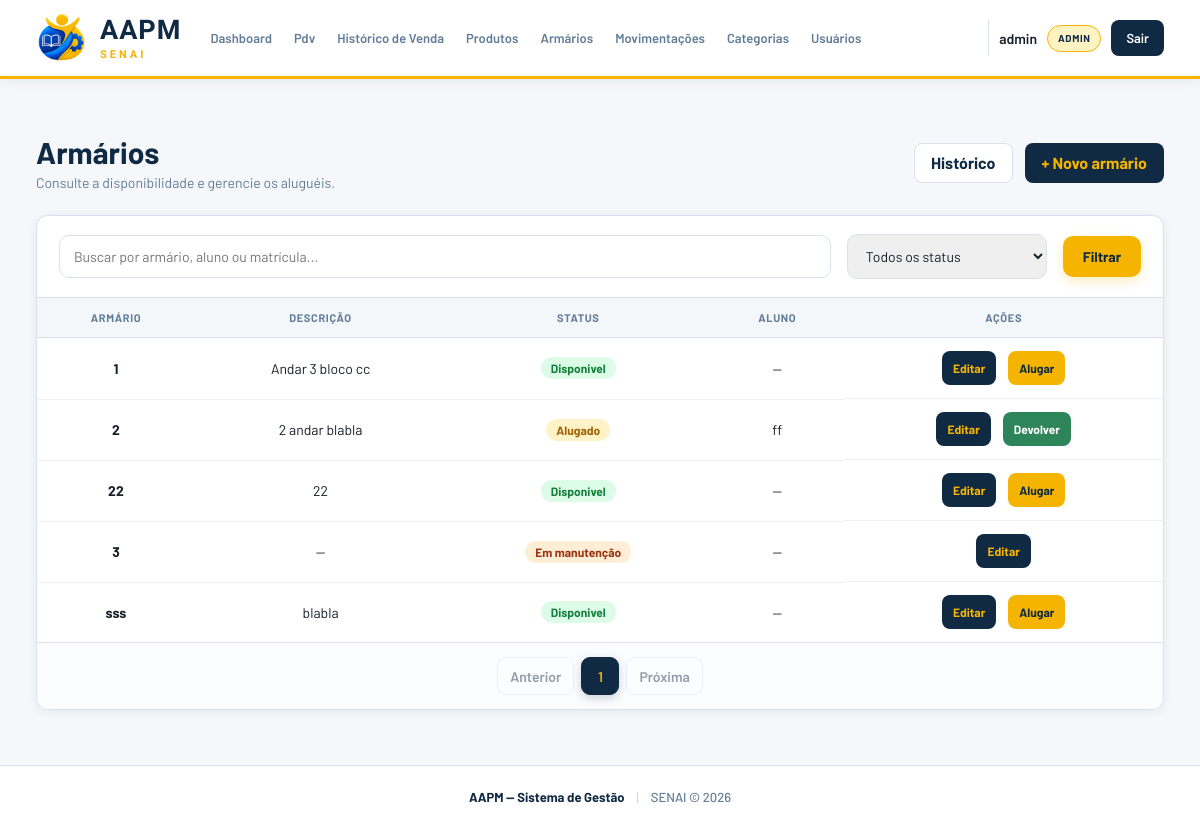
/armarios/ (signed in), run on the app's committed database.
### app/models/armario.py (models this page shows)
class Armario(Base):
    __tablename__ = "armarios"
    id = Column(Integer, primary_key=True, autoincrement=True)
    numero = Column(String(30), nullable=False, unique=True, index=True)
    descricao = Column(String(255), nullable=True)
    status = Column(String(20), nullable=False, default="disponivel", index=True)
    cliente_id = Column(
        Integer,
        ForeignKey("clientes.id", ondelete="SET NULL"),
        nullable=True,
        index=True,
    )
    alugado_em = Column(DateTime, nullable=True)
    criado_em = Column(DateTime, nullable=False, server_default=func.now())
    atualizado_em = Column(
        DateTime,
        nullable=False,
        server_default=func.now(),
        onupdate=func.now(),
    )
    cliente = relationship("Cliente", back_populates="armarios")
    alugueis = relationship("AluguelArmario", back_populates="armario")

### app/models/cliente.py (models this page shows, shortened)
class Cliente(Base):
    __tablename__ = "clientes"
    id         = Column(Integer, primary_key=True, index=True)
    nome       = Column(String(150), nullable=False, index=True)
    matricula  = Column(String(50), nullable=True, unique=True)
    telefone   = Column(String(20), nullable=True)
    is_associado = Column(Boolean, default=False, nullable=False)
    ativo      = Column(Boolean, default=True)
    criado_em  = Column(DateTime, server_default=func.now())
    vendas = relationship("Venda", back_populates="cliente")
    armarios = relationship("Armario", back_populates="cliente")
    alugueis_armarios = relationship("AluguelArmario", back_populates="cliente")

### app/controllers/armario_controller.py (the view)
@router.get("/")
def listar_armarios(
    request: Request,
    busca: str = "",
    status: str = "",
    page: int = 1,
    db: Session = Depends(get_db),
    usuario=Depends(get_usuario_logado),
):
    query = db.query(Armario)
    busca = busca.strip()
    if busca:
        termo = f"%{busca}%"
        query = query.outerjoin(Cliente).filter(
            (Armario.numero.ilike(termo))
            | (Armario.descricao.ilike(termo))
            | (Cliente.nome.ilike(termo))
            | (Cliente.matricula.ilike(termo))
        )
    if status in STATUS_VALIDOS | {"alugado"}:
        query = query.filter(Armario.status == status)
    else:
        status = ""
    armarios, pagination = paginate(query.order_by(Armario.numero), page)
    return templates.TemplateResponse(
        request,
        "armarios/index.html",
        {
            "request": request,
            "usuario": usuario,
            "armarios": armarios,
            "pagination": pagination,
            "busca": busca,
            "status": status,
        },
    )

### app/templates/armarios/index.html (shortened to what this page needs)
{% extends "base.html" %}
{% block extra_css %}
<link rel="stylesheet" href="/static/css/armarios-index.css?v=2">
<link rel="stylesheet" href="/static/css/list-filter.css?v=1">
<link rel="stylesheet" href="/static/css/armarios-status.css?v=1">
<link rel="stylesheet" href="/static/css/list-pages.css?v=1">
{% endblock %}
{% block conteudo %}
<header class="armarios-header">
    <div>
        <h1 class="armarios-title">Armários</h1>
        <p>Consulte a disponibilidade e gerencie os aluguéis.</p>
    </div>
    <div class="armarios-header__actions"><a href="/armarios/historico" class="btn-outline">Histórico</a>{% if
        usuario.role == 'admin' %}<a href="/armarios/novo" class="btn-primary">+ Novo armário</a>{% endif %}</div>
</header>
<section class="armarios-card">
    <form method="get" action="/armarios" class="list-filter list-filter--inset"><input name="busca" value="{{ busca }}" class="form-input list-filter__search"
            placeholder="Buscar por armário, aluno ou matrícula..."><select name="status" class="form-input form-select list-filter__select">
            <option value="">Todos os status</option>
        </select><button type="submit" class="btn-primary">Filtrar</button></form>
    <div class="armarios-table-wrapper">
        <table class="armarios-table">
            <thead>
                <tr>
                    <th>Armário</th>
                    <th>Descrição</th>
                    <th>Status</th>
                    <th>Aluno</th>
                    <th>Ações</th>
                </tr>
            </thead>
            <tbody>{% for armario in armarios %}<tr>
                    <td class="armario-number">{{ armario.numero }}</td>
                    <td>{{ armario.descricao or '—' }}</td>
                    <td><span class="status-badge status-badge--{{ armario.status }}">{{ 'Em manutenção' if
                            armario.status == 'manutencao' else armario.status|capitalize }}</span></td>
                    <td>{{ armario.cliente.nome if armario.cliente else '—' }}</td>
                    <td class="armario-actions">{% if usuario.role == 'admin' %}<a
                            href="/armarios/{{ armario.id }}/editar" class="btn-table">Editar</a>{% endif %}{% if
                        armario.status == 'disponivel' %}<a href="/armarios/{{ armario.id }}/alugar"
                            class="btn-table btn-table--reserve">Alugar</a>{% elif armario.status == 'alugado' %}<form
                            action="/armarios/{{ armario.id }}/devolver" method="post" data-confirm-form data-confirm-title="Devolver armário?" data-confirm-message="Confirma registrar a devolução e liberar o armário {{ armario.numero }}?" data-confirm-label="Devolver" data-confirm-loading="Registrando devolução..."><button type="submit"
                                class="btn-table btn-table--return">Devolver</button></form>{% endif %}</td>
                </tr>{% else %}<tr>
                    <td colspan="5" class="empty-state">Nenhum armário encontrado.</td>
                </tr>{% endfor %}</tbody>
        </table>
    </div>
    {% include "paginacao/index.html" %}
</section>
{% endblock %}

### app/static/css/base.css (style rules this page uses)
* { margin: 0; padding: 0; box-sizing: border-box; }
html { scroll-behavior: smooth; }
body { min-height: 100vh; display: flex; flex-direction: column; font-family: "Barlow", sans-serif; background: var(--fundo); color: var(--texto); -webkit-font-smoothing: antialiased; text-rendering: optimizeLegibility; }
:root { --azul: #102A43; --azul-2: #243B53; --azul-3: #486581; --laranja: #F5B400; --laranja-2: #D99F00; --laranja-claro: #FFF3C4; --branco: #FFFFFF; --fundo: #F5F7FA; --fundo-card: #FFFFFF; --texto: #17202A; --texto-secundario: #627D98; --borda: #D9E2EC; --verde: #2F855A; --vermelho: #C53030; --sombra: 0 5px 20px rgba(16, 42, 67, 0.08); --sombra-hover: 0 10px 28px rgba(16, 42, 67, 0.14); --radius: 12px; }
button, input, select, textarea { font-family: inherit; }
button { cursor: pointer; }
a { color: inherit; }

### app/static/css/armarios-index.css (style rules this page uses)
.armarios-header,.armarios-header__actions,.armarios-filter,.armario-actions { display:flex;align-items:center;gap:12px }
.armarios-header { justify-content:space-between;margin:20px 0 24px;flex-wrap:wrap }
.armarios-title,.armarios-header h1 { color:var(--azul);font-size:26px;font-weight:700 }
.armarios-header p { margin-top:3px;color:var(--texto-secundario);font-size:14px }
.btn-primary,.btn-outline,.btn-table { display:inline-flex;align-items:center;justify-content:center;border-radius:8px;font-weight:700;text-decoration:none;cursor:pointer;transition:.2s }
.btn-primary { min-height:40px;padding:0 17px;border:0;background:var(--azul);color:var(--laranja) }
.btn-outline { min-height:40px;padding:0 16px;border:1px solid var(--borda);background:var(--branco);color:var(--azul) }
.armarios-card { overflow:hidden;border:1px solid var(--borda);border-radius:var(--radius);background:var(--branco);box-shadow:var(--sombra) }
.armarios-table-wrapper { overflow-x:auto }
.armarios-table { width:100%;border-collapse:collapse;font-size:14px }
.armarios-table th,.armarios-table td { padding:14px 16px;border-bottom:1px solid var(--fundo);text-align:center;vertical-align:middle }
.armarios-table th { background:var(--fundo);color:var(--texto-secundario);font-size:12px;text-transform:uppercase;letter-spacing:.06em;white-space:nowrap }
.armarios-table tbody tr:last-child td { border:0 }
.armario-number { font-weight:700;color:var(--azul) }
.status-badge { display:inline-flex;padding:4px 10px;border-radius:99px;font-size:12px;font-weight:700 }
.status-badge--disponivel { background:#e7f7ed;color:var(--verde) }
.status-badge--alugado { background:var(--laranja-claro);color:#936700 }
.status-badge--manutencao { background:#fff0e6;color:#b45309 }
.btn-table { min-height:34px;padding:0 11px;border:0;background:var(--azul);color:var(--laranja);font-size:12px }
.btn-table--reserve { background:var(--laranja);color:var(--azul) }
.btn-table--return { background:var(--verde);color:var(--branco) }
.armario-actions { justify-content:center;flex-wrap:wrap }
.armario-actions form { display:inline;margin:0 }

### app/static/css/list-filter.css (style rules this page uses)
.list-filter { display: flex; align-items: center; gap: 1rem; margin-bottom: 1.5rem; flex-wrap: wrap; }
.list-filter--inset { margin: 25px; }
.list-filter .form-input { padding: 12px 14px; border: 1px solid var(--borda); border-radius: 10px; color: var(--texto); font: inherit; font-size: 14px; }
.list-filter__search { flex: 1; min-width: 200px; }
.list-filter__select { width: 200px; cursor: pointer; }
.list-filter .btn-primary { display: inline-flex; align-items: center; justify-content: center; height: auto; padding: 12px 20px; border: none; border-radius: 10px; background: var(--laranja); color: var(--azul) !important; font-size: 14px; font-weight: 700; text-decoration: none; box-shadow: 0 4px 12px rgba(245, 180, 0, .25); transition: transform .2s ease, box-shadow .2s ease; }

### app/static/css/armarios-status.css (style rules this page uses)
.status-badge--disponivel { background: #dcfce7; color: #15803d; }
.status-badge--alugado { background: #fef3c7; color: #a16207; }
.status-badge--manutencao { background: #ffedd5; color: #9a3412; }

### data on the page
Armario: numero "1", descricao "Andar 3 bloco cc", status "Disponivel", cliente "—"
Armario: numero "2", descricao "2 andar blabla", status "Alugado", cliente "ff"
Armario: numero "22", descricao "22", status "Disponivel", cliente "—"
Armario: numero "3", descricao "—", status "Em manutenção", cliente "—"
Armario: numero "sss", descricao "blabla", status "Disponivel", cliente "—"

### other printed values
{{ usuario.nome }} "admin"
{{ usuario.role }} "ADMIN"
{{ numero }} "1"
